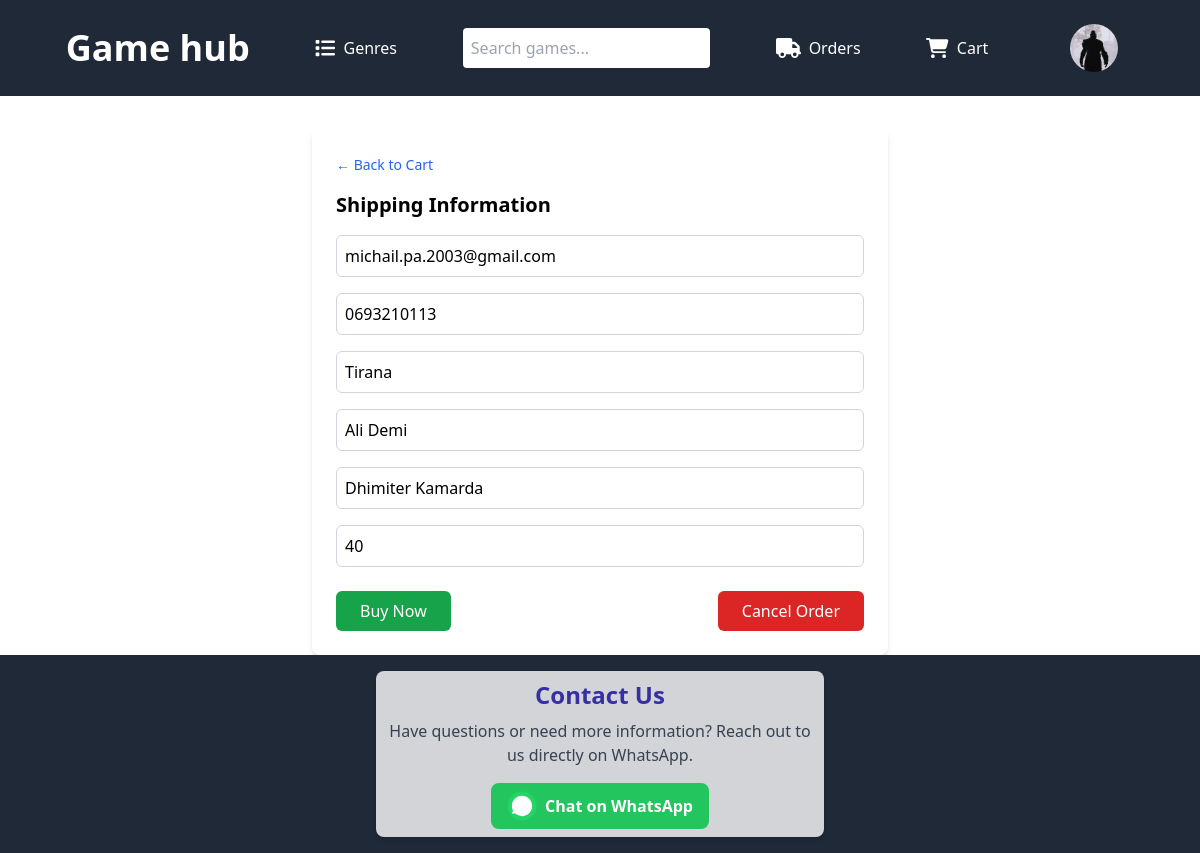
Screenshot of /checkout-form/ (signed in) with the database file from the repository.
### users_auth_app/models.py (models this page shows, shortened)
class CustomUser(AbstractUser):
    email = models.EmailField(max_length=255, unique=True)
    phone_number = models.CharField(max_length=15, blank=True)
    city = models.CharField(max_length=100, blank=True)
    area = models.CharField(max_length=100, blank=True)
    street = models.CharField(max_length=100, blank=True)
    apartment = models.CharField(max_length=5,default='0',blank=True)
    profile_picture = models.ImageField(upload_to='profile_pics/', blank=True)
    games_ordered = models.PositiveIntegerField(default=0)
    USERNAME_FIELD = 'email'
    REQUIRED_FIELDS = ['username']

### game/views.py (the view, shortened to what this page needs)
# urls.py: path('checkout-form/', views.checkout_view, name='checkout_form'),
def checkout_view(request):
    user = request.user
    initial_data = {
        'email': user.email,
        'phone_number': user.phone_number,
        'city': user.city,
        'area': user.area,
        'street': user.street,
        'apartment': user.apartment,
    }
    if request.method == 'GET':
        return render(request, 'checkout_form.html', {'initial': initial_data})

### game/templates/checkout_form.html (shortened to what this page needs)
{% extends "base.html" %}
{% block content %}
<div class="max-w-xl mx-auto bg-white p-6 rounded-lg shadow-md mt-8">
  <a href="{% url 'view_cart' %}" class="inline-flex items-center text-sm text-blue-600 hover:underline mb-4">
    ← Back to Cart
  </a>
  <h2 class="text-xl font-bold mb-4">Shipping Information</h2>
  <form method="post">
    <div class="grid grid-cols-1 gap-4">
      <input type="email" name="email" value="{{ initial.email }}" placeholder="Email" required
             class="w-full border border-gray-300 p-2 rounded-md">
      <input type="text" name="phone_number" value="{{ initial.phone_number }}" placeholder="Phone Number"
             class="w-full border border-gray-300 p-2 rounded-md">
      <input type="text" name="city" value="{{ initial.city }}" placeholder="City"
             class="w-full border border-gray-300 p-2 rounded-md">
      <input type="text" name="area" value="{{ initial.area }}" placeholder="Area"
             class="w-full border border-gray-300 p-2 rounded-md">
      <input type="text" name="street" value="{{ initial.street }}" placeholder="Street"
             class="w-full border border-gray-300 p-2 rounded-md">
      <input type="text" name="apartment" value="{{ initial.apartment }}" placeholder="Apartment"
             class="w-full border border-gray-300 p-2 rounded-md">
    </div>
    <div class="flex justify-between mt-6">
      <button type="submit" name="action" value="buy_now"
              class="bg-green-600 text-white py-2 px-6 rounded-md hover:bg-green-700 transition">
        Buy Now
      </button>
      <button type="submit" name="action" value="cancel_order"
         class="bg-red-600 text-white py-2 px-6 rounded-md hover:bg-red-700 transition">
        Cancel Order
      </button>
    </div>
  </form>
</div>
{% endblock %}

### game/templates/base.html (shortened to what this page needs)
<!DOCTYPE html>
<html lang="en">
<head>
  <script src="https://cdn.tailwindcss.com"></script>
</head>
<body>
  <nav class="bg-gray-800 text-white">
    <ul class="flex p-4 justify-evenly gap-4 items-center">
      <li><a href="{% url 'home' %}">
          <h1 class="text-4xl font-bold">Game hub</h1>
        </a></li>
      <li class="relative group">
        <a href="#" class="flex items-center gap-2">
          Genres
        </a>
      </li>
      <li>
        <form action="{% url 'home' %}" method="get" class="flex items-center justify-center">
          <input type="text" name="search" placeholder="Search games..." class="p-2 rounded text-black">
        </form>
      </li>
      <li><a href="{% url 'view_orders' %}" class="flex items-center gap-2"> Orders</a>
      </li>
     <li class="relative">
  <a href="{% url 'view_cart' %}" class="flex items-center gap-2 relative">
    Cart
  </a>
</li>
  {% if user.is_authenticated %}
           <div class="relative group inline-block text-white">
  <div class="italic font-bold px-4 py-2 bg-gray-800 rounded-t cursor-pointer flex gap-2">
  {% if user.profile_picture %}
    <img src="{{ user.profile_picture.url }}" alt="" class="w-12 h-12 rounded-full object-cover">
    {% else %}
     <img src="https://static.vecteezy.com/system/resources/thumbnails/024/983/914/small_2x/simple-user-default-icon-free-png.png" alt="" class="w-12 h-12 rounded-full object-cover">
    {% endif %}
  </div>
</div>
        {% else %}
      <div class="flex gap-4">
          <li><a href="{%url 'register'%}" class="flex items-center gap-2">Register</a></li>
          /
          <li><a href="{%url 'login'%}" class="flex items-center gap-2">Login</a></li>
    </div>
      {% endif %}
    </ul>
  </nav>
  {% block content %}{% endblock content%}
  <footer class="bg-gray-800 text-white p-4 text-center">
   <div class="flex flex-col items-center text-center p-2 bg-white bg-opacity-80 rounded-lg shadow-md max-w-md mx-auto">
  <h2 class="text-2xl font-bold mb-2 text-indigo-800">Contact Us</h2>
  <p class="text-gray-700 mb-4">
    Have questions or need more information?
    Reach out to us directly on WhatsApp.
  </p>
  <a href="https://wa.me/+355693210113?text=Hello%2C%20I%20visited%20your%20site%20and%20want%20more%20info"
     target="_blank"
     class="flex items-center gap-2 bg-green-500 hover:bg-green-600 text-white font-semibold py-2 px-4 rounded-lg transition duration-200">
    Chat on WhatsApp
  </a>
</div>
</body>
</html>

### game/templates/base.html (style rules this page uses)
.relative { position: relative; }

### rows the page displays
CustomUser: profile_picture (picture), email "michail.pa.2003@gmail.com", phone_number "0693210113", city "Tirana", area "Ali Demi", street "Dhimiter Kamarda", apartment "40"
